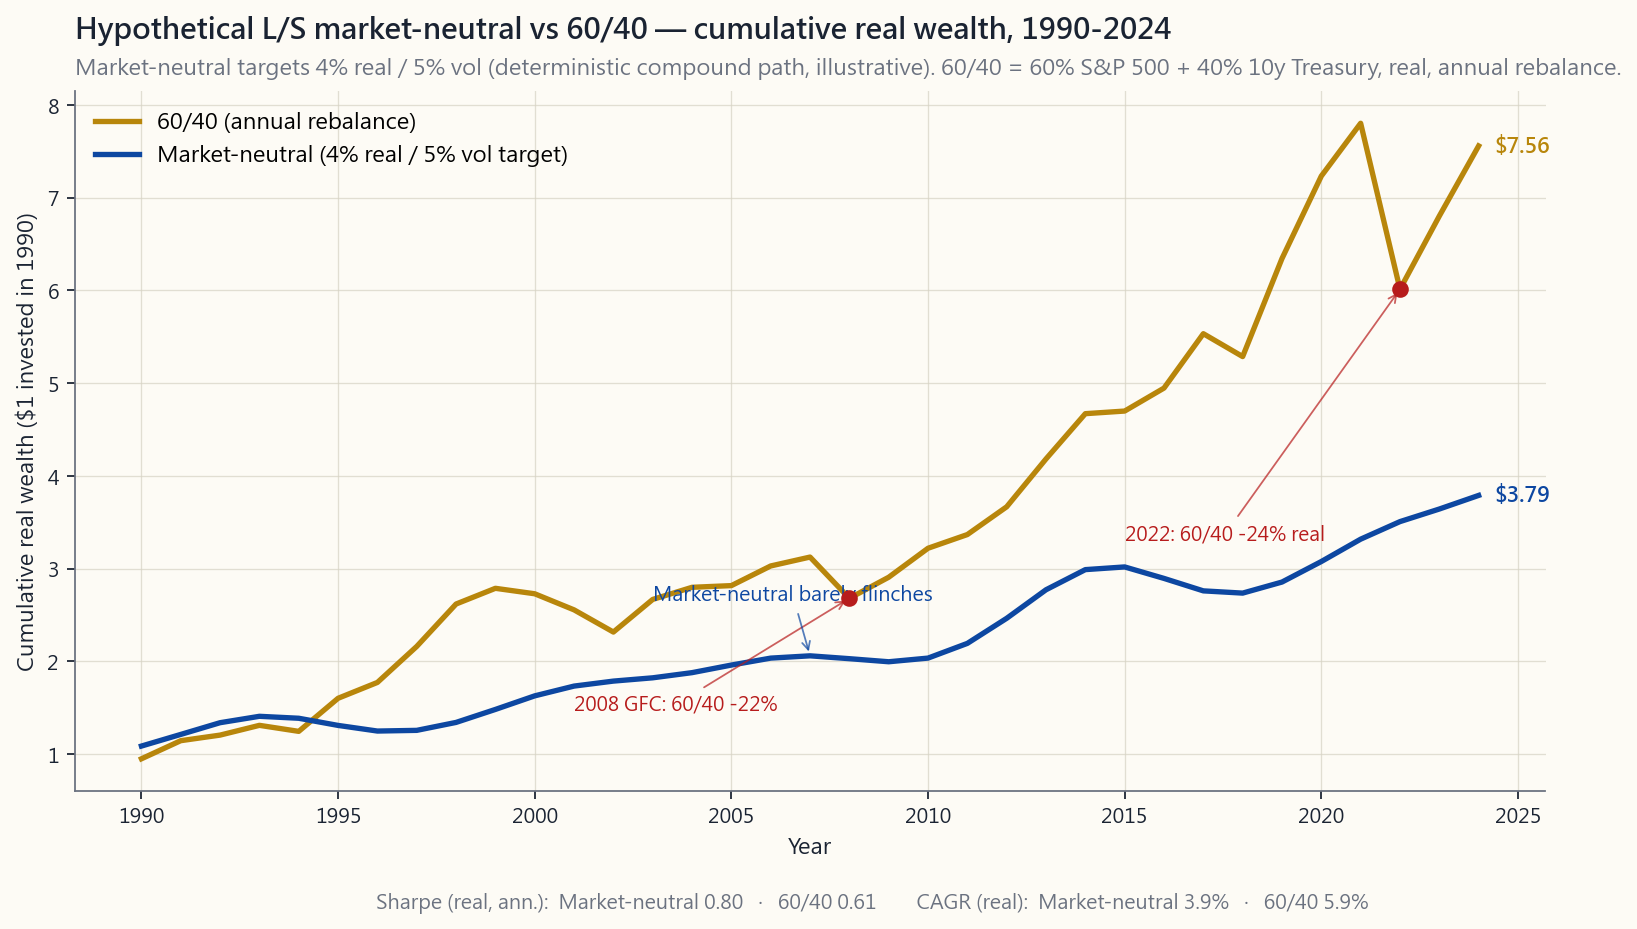

Reproduce this figure in Python.
"""Week 13, §2.6 - Hypothetical equity market-neutral vs 60/40, 1990-2024.

Plots cumulative real wealth of two portfolios from 1990 forward:

  1) A hypothetical L/S equity market-neutral fund. Modelled as a
     deterministic compound path with target 4% annualised real return
     and 5% annualised volatility, with a low-amplitude synthetic
     mean-zero seasonal noise component for visual texture (no random
     state — reproducible, illustrative only).

  2) 60/40, US S&P 500 + 10-year Treasury, real (CPI-deflated), annual
     rebalance. Real Damodaran data.

Use for SOUL #5 / #14 framing: market-neutral buys regime independence
at the cost of compounding; 60/40 carries the equity risk premium.

Run:
    uv run python course/image/week13_market_neutral_vs_60_40.py
"""

from __future__ import annotations

import math
import sys
from pathlib import Path

import matplotlib.pyplot as plt
import numpy as np
import pandas as pd

sys.path.insert(0, str(Path(__file__).resolve().parents[1]))

from scripts.chart_helpers import (  # noqa: E402
    PALETTE_LIGHT,
    apply_cjk_font,
    render_for_all_locales,
    style_axes,
)
from scripts.market_data import damodaran_annual_returns  # noqa: E402

OUT_DIR = Path(__file__).parent
BASE = "week13_market_neutral_vs_60_40"

START_YEAR = 1990
END_YEAR = 2024


LANG_STRINGS = {
    "en": {
        "title":      "Hypothetical L/S market-neutral vs 60/40 — cumulative real wealth, 1990-2024",
        "subtitle":   "Market-neutral targets 4% real / 5% vol (deterministic compound path, illustrative). 60/40 = 60% S&P 500 + 40% 10y Treasury, real, annual rebalance.",
        "xlabel":     "Year",
        "ylabel":     "Cumulative real wealth ($1 invested in 1990)",
        "mn_label":    "Market-neutral (4% real / 5% vol target)",
        "sf_label":    "60/40 (annual rebalance)",
        "footer":     "Sharpe (real, ann.):  Market-neutral {mn_sharpe:.2f}   ·   60/40 {sf_sharpe:.2f}        CAGR (real):  Market-neutral {mn_cagr:.1%}   ·   60/40 {sf_cagr:.1%}",
        "annot_2008": "2008 GFC: 60/40 -22%",
        "annot_2022": "2022: 60/40 -24% real",
        "annot_mn":   "Market-neutral barely flinches",
    },
    "hk": {
        "title":      "假設股票市場中性策略 vs 60/40 — 累計實質財富,1990-2024",
        "subtitle":   "市場中性目標 4% 實質回報 / 5% 波動率(確定性複利路徑,僅作示意)。60/40 = 60% 標普 500 + 40% 十年期國債,實質、每年再平衡。",
        "xlabel":     "年份",
        "ylabel":     "累計實質財富(1990 年投入 1 美元)",
        "mn_label":    "市場中性(目標 4% 實質 / 5% 波動率)",
        "sf_label":    "60/40(每年再平衡)",
        "footer":     "夏普比率(實質、年化):市場中性 {mn_sharpe:.2f}   ·   60/40 {sf_sharpe:.2f}        年化複合回報(實質):市場中性 {mn_cagr:.1%}   ·   60/40 {sf_cagr:.1%}",
        "annot_2008": "2008 金融危機:60/40 -22%",
        "annot_2022": "2022 年:60/40 實質 -24%",
        "annot_mn":   "市場中性幾乎不受衝擊",
    },
    "tw": {
        "title":      "假設股票市場中性策略 vs 60/40 — 累計實質財富,1990-2024",
        "subtitle":   "市場中性目標 4% 實質報酬 / 5% 波動率(確定性複利路徑,僅供示意)。60/40 = 60% 標普 500 + 40% 十年期公債,實質、每年再平衡。",
        "xlabel":     "年份",
        "ylabel":     "累計實質財富(1990 年投入 1 美元)",
        "mn_label":    "市場中性(目標 4% 實質 / 5% 波動率)",
        "sf_label":    "60/40(每年再平衡)",
        "footer":     "夏普比率(實質、年化):市場中性 {mn_sharpe:.2f}   ·   60/40 {sf_sharpe:.2f}        年化複合報酬(實質):市場中性 {mn_cagr:.1%}   ·   60/40 {sf_cagr:.1%}",
        "annot_2008": "2008 金融危機:60/40 -22%",
        "annot_2022": "2022 年:60/40 實質 -24%",
        "annot_mn":   "市場中性幾乎不受衝擊",
    },
    "cn": {
        "title":      "假设股票市场中性策略 vs 60/40 — 累计实质财富,1990-2024",
        "subtitle":   "市场中性目标 4% 实质回报 / 5% 波动率(确定性复利路径,仅作示意)。60/40 = 60% 标普 500 + 40% 十年期国债,实质、每年再平衡。",
        "xlabel":     "年份",
        "ylabel":     "累计实质财富(1990 年投入 1 美元)",
        "mn_label":    "市场中性(目标 4% 实质 / 5% 波动率)",
        "sf_label":    "60/40(每年再平衡)",
        "footer":     "夏普比率(实质、年化):市场中性 {mn_sharpe:.2f}   ·   60/40 {sf_sharpe:.2f}        年化复合回报(实质):市场中性 {mn_cagr:.1%}   ·   60/40 {sf_cagr:.1%}",
        "annot_2008": "2008 金融危机:60/40 -22%",
        "annot_2022": "2022 年:60/40 实质 -24%",
        "annot_mn":   "市场中性几乎不受冲击",
    },
}


def _series():
    df = damodaran_annual_returns()
    df = df[(df.index >= START_YEAR) & (df.index <= END_YEAR)].copy()
    sp = df["SP500"]
    bd = df["TBond10Y"]
    cpi = df["CPI"]

    rs = (1 + sp) / (1 + cpi) - 1
    rb = (1 + bd) / (1 + cpi) - 1
    sf = 0.6 * rs + 0.4 * rb  # 60/40 real

    # Hypothetical market-neutral: deterministic compounding around target.
    # Use a low-amplitude periodic noise (no RNG -> reproducible).
    # Target: mu_real = 4%, sigma = 5% annual, mean-zero per-year noise.
    n = len(df)
    target_mu = 0.04
    target_sigma = 0.05
    # Two-component periodic "noise" mean-zero, std ~ target_sigma.
    t = np.arange(n)
    noise = (np.sin(2 * math.pi * t / 7.0) +
             np.cos(2 * math.pi * t / 11.0)) / math.sqrt(2.0)  # std ~ 1
    # Re-centre and rescale so empirical std == target_sigma exactly.
    noise = (noise - noise.mean())
    s_emp = noise.std(ddof=0)
    if s_emp > 0:
        noise = noise * (target_sigma / s_emp)
    mn = pd.Series(target_mu + noise, index=df.index)

    cum_mn = (1 + mn).cumprod()
    cum_sf = (1 + sf).cumprod()
    return df.index.values, cum_mn, cum_sf, mn, sf


def _stats(r):
    mu = r.mean()
    sd = r.std(ddof=0)
    sharpe = mu / sd if sd > 0 else float("nan")
    cagr = float((1 + r).prod()) ** (1.0 / len(r)) - 1.0
    return sharpe, cagr


def build_fig(s):
    p = PALETTE_LIGHT
    apply_cjk_font()

    # Escape '$' so matplotlib does not enter mathtext mode (breaks CJK glyphs).
    s = {k: (v.replace("$", r"\$") if isinstance(v, str) else v) for k, v in s.items()}

    yrs, cum_mn, cum_sf, mn, sf = _series()
    mn_sharpe, mn_cagr = _stats(mn)
    sf_sharpe, sf_cagr = _stats(sf)

    fig, ax = plt.subplots(figsize=(11, 5.8), dpi=160)
    style_axes(ax, p)

    ax.plot(yrs, cum_sf.values, color=p["accent"], linewidth=2.4,
            label=s["sf_label"])
    ax.plot(yrs, cum_mn.values, color=p["blue"], linewidth=2.4,
            label=s["mn_label"])

    # End-value labels
    ax.text(yrs[-1] + 0.4, cum_sf.values[-1], f"\\${cum_sf.values[-1]:.2f}",
            color=p["accent"], fontsize=9.5, va="center", fontweight="bold")
    ax.text(yrs[-1] + 0.4, cum_mn.values[-1], f"\\${cum_mn.values[-1]:.2f}",
            color=p["blue"], fontsize=9.5, va="center", fontweight="bold")

    # Highlight 2008 and 2022 troughs in 60/40
    for yr_target, key in [(2008, "annot_2008"), (2022, "annot_2022")]:
        if yr_target in yrs:
            i = list(yrs).index(yr_target)
            ax.scatter([yr_target], [cum_sf.values[i]], color=p["red"],
                       s=42, zorder=5)
            ax.annotate(s[key], xy=(yr_target, cum_sf.values[i]),
                        xytext=(yr_target - 7, cum_sf.values[i] * 0.55),
                        fontsize=8.8, color=p["red"],
                        arrowprops=dict(arrowstyle="->", color=p["red"],
                                        lw=0.8, alpha=0.7))

    # Annotate market-neutral flatness
    mid_year = yrs[len(yrs) // 2]
    mid_val = cum_mn.values[len(yrs) // 2]
    ax.annotate(s["annot_mn"], xy=(mid_year, mid_val),
                xytext=(mid_year - 4, mid_val + 0.6),
                fontsize=9, color=p["blue"],
                arrowprops=dict(arrowstyle="->", color=p["blue"],
                                lw=0.8, alpha=0.7))

    ax.set_xlabel(s["xlabel"])
    ax.set_ylabel(s["ylabel"])
    ax.set_title(s["title"], fontsize=13, fontweight="bold", loc="left",
                 pad=24, color=p["fg"])
    ax.text(0, 1.025, s["subtitle"], transform=ax.transAxes,
            fontsize=10, color=p["muted"], style="italic")

    ax.legend(loc="upper left", frameon=False, fontsize=10)

    footer = s["footer"].format(
        mn_sharpe=mn_sharpe, sf_sharpe=sf_sharpe,
        mn_cagr=mn_cagr, sf_cagr=sf_cagr,
    )
    fig.text(0.5, 0.012, footer, ha="center", fontsize=9, color=p["muted"])

    fig.tight_layout(rect=[0, 0.04, 1, 1])
    return fig


if __name__ == "__main__":
    paths = render_for_all_locales(BASE, OUT_DIR, build_fig, LANG_STRINGS)
    for pth in paths:
        print(f"wrote {pth}")
